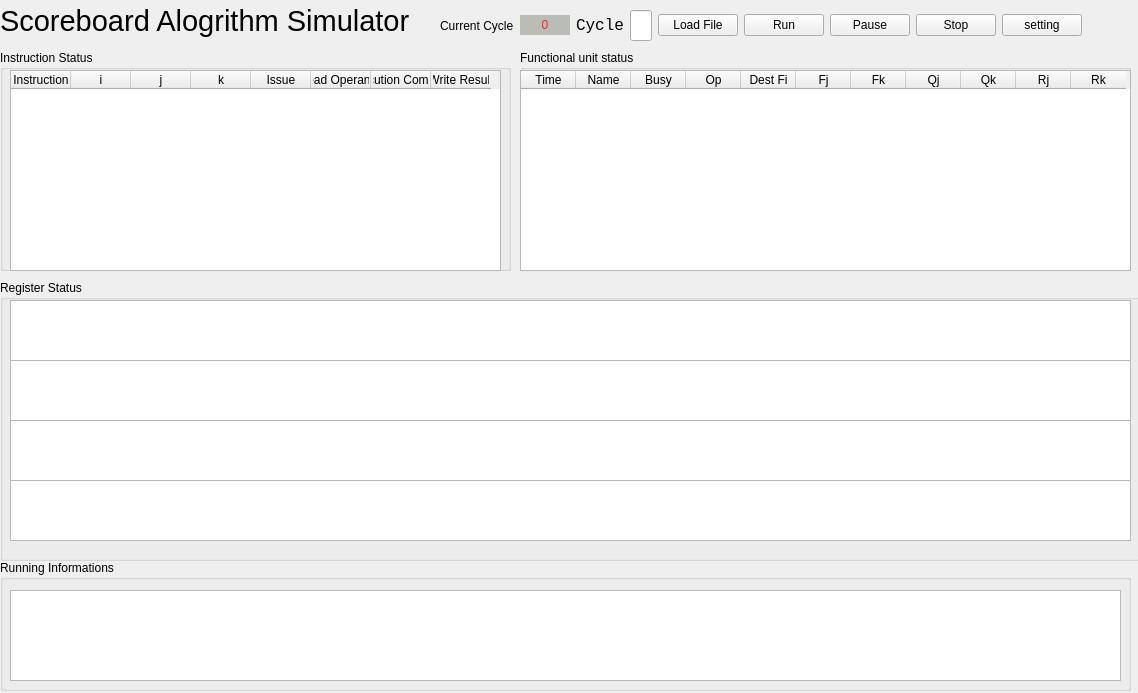
<?xml version="1.0" encoding="UTF-8"?>
<ui version="4.0">
 <class>MainWindow</class>
 <widget class="QMainWindow" name="MainWindow">
  <property name="geometry">
   <rect>
    <x>0</x>
    <y>0</y>
    <width>1138</width>
    <height>693</height>
   </rect>
  </property>
  <property name="sizePolicy">
   <sizepolicy hsizetype="Preferred" vsizetype="Preferred">
    <horstretch>0</horstretch>
    <verstretch>0</verstretch>
   </sizepolicy>
  </property>
  <property name="windowTitle">
   <string>Scoreboard Alogorithm Simulator</string>
  </property>
  <widget class="QWidget" name="centralwidget">
   <widget class="QGroupBox" name="groupBox">
    <property name="geometry">
     <rect>
      <x>0</x>
      <y>50</y>
      <width>511</width>
      <height>221</height>
     </rect>
    </property>
    <property name="title">
     <string>Instruction Status</string>
    </property>
    <widget class="QTableWidget" name="table_instructions">
     <property name="geometry">
      <rect>
       <x>10</x>
       <y>20</y>
       <width>491</width>
       <height>201</height>
      </rect>
     </property>
     <attribute name="horizontalHeaderDefaultSectionSize">
      <number>60</number>
     </attribute>
     <column>
      <property name="text">
       <string>Instruction</string>
      </property>
     </column>
     <column>
      <property name="text">
       <string>i</string>
      </property>
     </column>
     <column>
      <property name="text">
       <string>j</string>
      </property>
     </column>
     <column>
      <property name="text">
       <string>k</string>
      </property>
     </column>
     <column>
      <property name="text">
       <string>Issue</string>
      </property>
     </column>
     <column>
      <property name="text">
       <string>Read Operands</string>
      </property>
     </column>
     <column>
      <property name="text">
       <string>Execution Complete</string>
      </property>
     </column>
     <column>
      <property name="text">
       <string>Write Result</string>
      </property>
     </column>
    </widget>
   </widget>
   <widget class="QGroupBox" name="groupBox_2">
    <property name="geometry">
     <rect>
      <x>520</x>
      <y>50</y>
      <width>611</width>
      <height>221</height>
     </rect>
    </property>
    <property name="title">
     <string>Functional unit status</string>
    </property>
    <widget class="QTableWidget" name="table_funcuints">
     <property name="geometry">
      <rect>
       <x>0</x>
       <y>20</y>
       <width>611</width>
       <height>201</height>
      </rect>
     </property>
     <property name="showGrid">
      <bool>true</bool>
     </property>
     <attribute name="horizontalHeaderDefaultSectionSize">
      <number>55</number>
     </attribute>
     <column>
      <property name="text">
       <string>Time</string>
      </property>
     </column>
     <column>
      <property name="text">
       <string>Name</string>
      </property>
     </column>
     <column>
      <property name="text">
       <string>Busy</string>
      </property>
     </column>
     <column>
      <property name="text">
       <string>Op</string>
      </property>
     </column>
     <column>
      <property name="text">
       <string>Dest Fi</string>
      </property>
     </column>
     <column>
      <property name="text">
       <string>Fj</string>
      </property>
     </column>
     <column>
      <property name="text">
       <string>Fk</string>
      </property>
     </column>
     <column>
      <property name="text">
       <string>Qj</string>
      </property>
     </column>
     <column>
      <property name="text">
       <string>Qk</string>
      </property>
     </column>
     <column>
      <property name="text">
       <string>Rj</string>
      </property>
     </column>
     <column>
      <property name="text">
       <string>Rk</string>
      </property>
     </column>
    </widget>
   </widget>
   <widget class="QGroupBox" name="groupBox_3">
    <property name="geometry">
     <rect>
      <x>0</x>
      <y>280</y>
      <width>1141</width>
      <height>281</height>
     </rect>
    </property>
    <property name="sizePolicy">
     <sizepolicy hsizetype="Minimum" vsizetype="Minimum">
      <horstretch>0</horstretch>
      <verstretch>0</verstretch>
     </sizepolicy>
    </property>
    <property name="title">
     <string>Register Status</string>
    </property>
    <widget class="QTableWidget" name="table_registers">
     <property name="geometry">
      <rect>
       <x>10</x>
       <y>20</y>
       <width>1121</width>
       <height>61</height>
      </rect>
     </property>
     <property name="font">
      <font>
       <pointsize>9</pointsize>
      </font>
     </property>
     <attribute name="horizontalHeaderVisible">
      <bool>true</bool>
     </attribute>
     <attribute name="horizontalHeaderDefaultSectionSize">
      <number>40</number>
     </attribute>
    </widget>
    <widget class="QTableWidget" name="table_fregisters">
     <property name="geometry">
      <rect>
       <x>10</x>
       <y>80</y>
       <width>1121</width>
       <height>61</height>
      </rect>
     </property>
     <property name="font">
      <font>
       <pointsize>9</pointsize>
      </font>
     </property>
     <attribute name="horizontalHeaderDefaultSectionSize">
      <number>40</number>
     </attribute>
    </widget>
    <widget class="QTableWidget" name="table_values">
     <property name="geometry">
      <rect>
       <x>10</x>
       <y>140</y>
       <width>1121</width>
       <height>61</height>
      </rect>
     </property>
     <property name="font">
      <font>
       <pointsize>9</pointsize>
      </font>
     </property>
     <attribute name="horizontalHeaderDefaultSectionSize">
      <number>40</number>
     </attribute>
    </widget>
    <widget class="QTableWidget" name="table_fvalues">
     <property name="geometry">
      <rect>
       <x>10</x>
       <y>200</y>
       <width>1121</width>
       <height>61</height>
      </rect>
     </property>
     <property name="font">
      <font>
       <pointsize>9</pointsize>
      </font>
     </property>
     <attribute name="horizontalHeaderDefaultSectionSize">
      <number>40</number>
     </attribute>
    </widget>
   </widget>
   <widget class="QLabel" name="label">
    <property name="geometry">
     <rect>
      <x>0</x>
      <y>0</y>
      <width>451</width>
      <height>41</height>
     </rect>
    </property>
    <property name="font">
     <font>
      <pointsize>22</pointsize>
     </font>
    </property>
    <property name="text">
     <string>Scoreboard Alogrithm Simulator</string>
    </property>
   </widget>
   <widget class="QWidget" name="horizontalLayoutWidget">
    <property name="geometry">
     <rect>
      <x>440</x>
      <y>10</y>
      <width>703</width>
      <height>31</height>
     </rect>
    </property>
    <layout class="QHBoxLayout" name="horizontalLayout">
     <item>
      <widget class="QLabel" name="label_current">
       <property name="text">
        <string>Current Cycle</string>
       </property>
      </widget>
     </item>
     <item>
      <widget class="QLabel" name="label_cycle">
       <property name="sizePolicy">
        <sizepolicy hsizetype="Fixed" vsizetype="Fixed">
         <horstretch>0</horstretch>
         <verstretch>0</verstretch>
        </sizepolicy>
       </property>
       <property name="minimumSize">
        <size>
         <width>50</width>
         <height>20</height>
        </size>
       </property>
       <property name="baseSize">
        <size>
         <width>50</width>
         <height>50</height>
        </size>
       </property>
       <property name="styleSheet">
        <string notr="true">background-color: rgb(186, 189, 182);
color: rgb(239, 41, 41);
</string>
       </property>
       <property name="text">
        <string>0</string>
       </property>
       <property name="scaledContents">
        <bool>false</bool>
       </property>
       <property name="alignment">
        <set>Qt::AlignCenter</set>
       </property>
      </widget>
     </item>
     <item>
      <widget class="QLabel" name="label_2">
       <property name="font">
        <font>
         <family>Consolas</family>
         <pointsize>12</pointsize>
        </font>
       </property>
       <property name="text">
        <string>Cycle</string>
       </property>
      </widget>
     </item>
     <item>
      <widget class="QLineEdit" name="lineedit_cycle">
       <property name="sizePolicy">
        <sizepolicy hsizetype="Preferred" vsizetype="Preferred">
         <horstretch>0</horstretch>
         <verstretch>0</verstretch>
        </sizepolicy>
       </property>
       <property name="maximumSize">
        <size>
         <width>62</width>
         <height>16777215</height>
        </size>
       </property>
       <property name="alignment">
        <set>Qt::AlignCenter</set>
       </property>
      </widget>
     </item>
     <item>
      <widget class="QPushButton" name="btn_loadfile">
       <property name="text">
        <string>Load File</string>
       </property>
      </widget>
     </item>
     <item>
      <widget class="QPushButton" name="btn_run">
       <property name="sizePolicy">
        <sizepolicy hsizetype="Fixed" vsizetype="Fixed">
         <horstretch>0</horstretch>
         <verstretch>0</verstretch>
        </sizepolicy>
       </property>
       <property name="text">
        <string>Run</string>
       </property>
       <property name="flat">
        <bool>false</bool>
       </property>
      </widget>
     </item>
     <item>
      <widget class="QPushButton" name="btn_pause">
       <property name="text">
        <string>Pause</string>
       </property>
      </widget>
     </item>
     <item>
      <widget class="QPushButton" name="btn_stop">
       <property name="text">
        <string>Stop</string>
       </property>
      </widget>
     </item>
     <item>
      <widget class="QPushButton" name="btn_setting">
       <property name="text">
        <string>setting</string>
       </property>
      </widget>
     </item>
     <item>
      <spacer name="horizontalSpacer">
       <property name="orientation">
        <enum>Qt::Horizontal</enum>
       </property>
       <property name="sizeHint" stdset="0">
        <size>
         <width>100</width>
         <height>20</height>
        </size>
       </property>
      </spacer>
     </item>
    </layout>
   </widget>
   <widget class="QGroupBox" name="groupBox_4">
    <property name="geometry">
     <rect>
      <x>0</x>
      <y>560</y>
      <width>1131</width>
      <height>131</height>
     </rect>
    </property>
    <property name="title">
     <string>Running Informations</string>
    </property>
    <widget class="QTextBrowser" name="run_info">
     <property name="geometry">
      <rect>
       <x>10</x>
       <y>30</y>
       <width>1111</width>
       <height>91</height>
      </rect>
     </property>
     <property name="font">
      <font>
       <pointsize>10</pointsize>
      </font>
     </property>
    </widget>
   </widget>
  </widget>
 </widget>
 <resources/>
 <connections/>
</ui>
